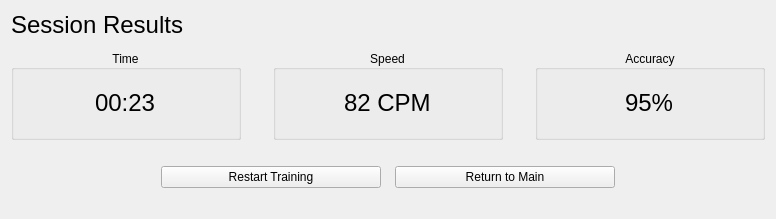
    <widget class="QWidget" name="pageResults">
     <layout class="QVBoxLayout" name="verticalLayout_11">
      <item>
       <layout class="QVBoxLayout" name="verticalLayout_10">
        <property name="spacing">
         <number>0</number>
        </property>
        <property name="topMargin">
         <number>0</number>
        </property>
        <item alignment="Qt::AlignmentFlag::AlignVCenter">
         <widget class="QLabel" name="label_2">
          <property name="sizePolicy">
           <sizepolicy hsizetype="MinimumExpanding" vsizetype="Maximum">
            <horstretch>0</horstretch>
            <verstretch>0</verstretch>
           </sizepolicy>
          </property>
          <property name="minimumSize">
           <size>
            <width>0</width>
            <height>0</height>
           </size>
          </property>
          <property name="maximumSize">
           <size>
            <width>16777215</width>
            <height>50</height>
           </size>
          </property>
          <property name="text">
           <string>&lt;html&gt;&lt;head/&gt;&lt;body&gt;&lt;p&gt;&lt;span style=&quot; font-size:18pt;&quot;&gt;Session Results&lt;/span&gt;&lt;/p&gt;&lt;/body&gt;&lt;/html&gt;</string>
          </property>
          <property name="margin">
           <number>0</number>
          </property>
          <property name="indent">
           <number>0</number>
          </property>
         </widget>
        </item>
        <item>
         <layout class="QHBoxLayout" name="horizontalLayout_11">
          <property name="spacing">
           <number>32</number>
          </property>
          <property name="topMargin">
           <number>11</number>
          </property>
          <item alignment="Qt::AlignmentFlag::AlignHCenter|Qt::AlignmentFlag::AlignTop">
           <widget class="QGroupBox" name="labelResultTimeTitle">
            <property name="sizePolicy">
             <sizepolicy hsizetype="Expanding" vsizetype="Fixed">
              <horstretch>0</horstretch>
              <verstretch>50</verstretch>
             </sizepolicy>
            </property>
            <property name="minimumSize">
             <size>
              <width>230</width>
              <height>90</height>
             </size>
            </property>
            <property name="maximumSize">
             <size>
              <width>16777215</width>
              <height>16777215</height>
             </size>
            </property>
            <property name="title">
             <string>Time</string>
            </property>
            <property name="alignment">
             <set>Qt::AlignmentFlag::AlignCenter</set>
            </property>
            <layout class="QVBoxLayout" name="verticalLayout_7">
             <item alignment="Qt::AlignmentFlag::AlignHCenter">
              <widget class="QLabel" name="labelResultTimeValue">
               <property name="text">
                <string>&lt;html&gt;&lt;head/&gt;&lt;body&gt;&lt;p&gt;&lt;span style=&quot; font-size:18pt;&quot;&gt;00:23&lt;/span&gt;&lt;/p&gt;&lt;/body&gt;&lt;/html&gt;</string>
               </property>
              </widget>
             </item>
            </layout>
           </widget>
          </item>
          <item alignment="Qt::AlignmentFlag::AlignHCenter|Qt::AlignmentFlag::AlignTop">
           <widget class="QGroupBox" name="labelResultSpeedTitle">
            <property name="sizePolicy">
             <sizepolicy hsizetype="Expanding" vsizetype="Fixed">
              <horstretch>0</horstretch>
              <verstretch>50</verstretch>
             </sizepolicy>
            </property>
            <property name="minimumSize">
             <size>
              <width>230</width>
              <height>90</height>
             </size>
            </property>
            <property name="title">
             <string>Speed</string>
            </property>
            <property name="alignment">
             <set>Qt::AlignmentFlag::AlignCenter</set>
            </property>
            <layout class="QVBoxLayout" name="verticalLayout_8">
             <item alignment="Qt::AlignmentFlag::AlignHCenter">
              <widget class="QLabel" name="labelResultSpeedValue">
               <property name="text">
                <string>&lt;html&gt;&lt;head/&gt;&lt;body&gt;&lt;p&gt;&lt;span style=&quot; font-size:18pt;&quot;&gt;82 CPM&lt;/span&gt;&lt;/p&gt;&lt;/body&gt;&lt;/html&gt;</string>
               </property>
              </widget>
             </item>
            </layout>
           </widget>
          </item>
          <item alignment="Qt::AlignmentFlag::AlignHCenter|Qt::AlignmentFlag::AlignTop">
           <widget class="QGroupBox" name="labelResultAccuracyTitle">
            <property name="sizePolicy">
             <sizepolicy hsizetype="Expanding" vsizetype="Fixed">
              <horstretch>0</horstretch>
              <verstretch>0</verstretch>
             </sizepolicy>
            </property>
            <property name="minimumSize">
             <size>
              <width>230</width>
              <height>90</height>
             </size>
            </property>
            <property name="title">
             <string>Accuracy</string>
            </property>
            <property name="alignment">
             <set>Qt::AlignmentFlag::AlignCenter</set>
            </property>
            <layout class="QVBoxLayout" name="verticalLayout_9">
             <item alignment="Qt::AlignmentFlag::AlignHCenter">
              <widget class="QLabel" name="labelResultAccuracyValue">
               <property name="text">
                <string>&lt;html&gt;&lt;head/&gt;&lt;body&gt;&lt;p&gt;&lt;span style=&quot; font-size:18pt;&quot;&gt;95%&lt;/span&gt;&lt;/p&gt;&lt;/body&gt;&lt;/html&gt;</string>
               </property>
              </widget>
             </item>
            </layout>
           </widget>
          </item>
         </layout>
        </item>
       </layout>
      </item>
      <item>
       <spacer name="verticalSpacer_2">
        <property name="orientation">
         <enum>Qt::Orientation::Vertical</enum>
        </property>
        <property name="sizeHint" stdset="0">
         <size>
          <width>20</width>
          <height>20</height>
         </size>
        </property>
       </spacer>
      </item>
      <item>
       <layout class="QHBoxLayout" name="horizontalLayout_12">
        <property name="spacing">
         <number>14</number>
        </property>
        <property name="leftMargin">
         <number>150</number>
        </property>
        <property name="topMargin">
         <number>0</number>
        </property>
        <property name="rightMargin">
         <number>150</number>
        </property>
        <item>
         <widget class="QPushButton" name="btnRestartTraining">
          <property name="text">
           <string>Restart Training</string>
          </property>
         </widget>
        </item>
        <item>
         <widget class="QPushButton" name="btnReturnToMain">
          <property name="text">
           <string>Return to Main</string>
          </property>
         </widget>
        </item>
       </layout>
      </item>
      <item>
       <spacer name="verticalSpacer">
        <property name="orientation">
         <enum>Qt::Orientation::Vertical</enum>
        </property>
        <property name="sizeType">
         <enum>QSizePolicy::Policy::Fixed</enum>
        </property>
        <property name="sizeHint" stdset="0">
         <size>
          <width>20</width>
          <height>20</height>
         </size>
        </property>
       </spacer>
      </item>
     </layout>
    </widget>
